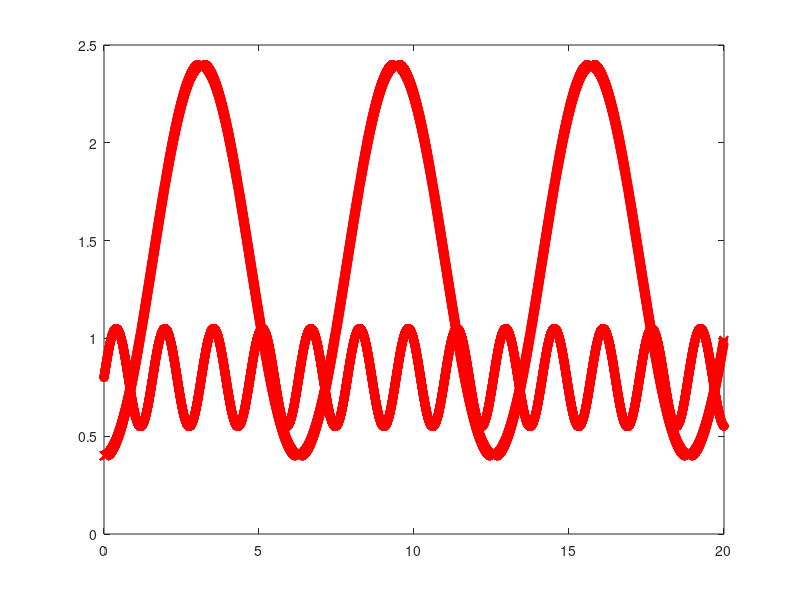

Here is the MATLAB script that generated this plot: (Note: this script raises an error after producing the figure.)
% Test ERK implementation is correct, by comparing numerical solutions with
% exact solutions.
%
% Seems like all schemes are converging with the right order!

clc
clear
close all

% Various RHS of ODE systems.
myodes = @(t, u) [cos(4*t); sin(t)];
%myodes = @(t, u) vdp1(t, u); % As in the ODE 45 solver examples
%myodes = @(t, u) vdp1(t, u) + [cos(t); sin(t)];


mytol = 1e-14; % Ramp up this tol to get 'exact solution'
options = odeset('RelTol', mytol, 'AbsTol', mytol);

tspan = [0; 20];
y0 = [0.8; 0.4];   
[t,y]=ode45(myodes, tspan, y0, options);

plot(t,y(:,1), '-ro');
hold on
plot(t,y(:,2), '-rx');


%butcher = butcher_table('FE');
%butcher = butcher_table('Ralston2');
%butcher = butcher_table('Heun2');
%butcher = butcher_table('Heun3');
butcher = butcher_table('SSPERK3');
%butcher = butcher_table('RK4classic');
%butcher = butcher_table('RK5');
%butcher = butcher_table('RK6');

u = ERK_solver(myodes, t, y0, butcher, 'all');
plot(t, u(1, :), '-bo')
plot(t, u(2, :), '-bx')

% Just get the solution at the end of the time interval and compare this
% with what MATLAB's ODE solvers get. If we make them solve the ODEs really
% accurately, then it's like comparing against exact solution.

u = ERK_solver(myodes, t, y0, butcher, 'final');
plot(t(end), u(1), '-bo')
plot(t(end), u(2), '-bx')

% Refine time step by factor of half, check convergence rate. Should be 2^p
dt = 0.5;
for k = 1:8
    nt = tspan(2)/dt;
    t = linspace(0, tspan(2), nt);
    u = ERK_solver(myodes, t, y0, butcher, 'final');
    u
    y(end, :)'
    error(k) = norm(u - y(end, :)', inf);
    dt = dt/2;
end
[error(1:end-1)./error(2:end)]'
